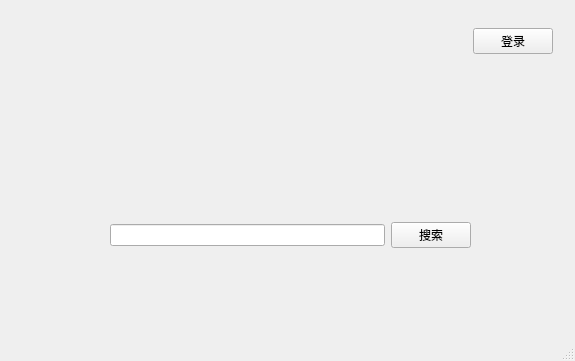
<?xml version="1.0" encoding="UTF-8"?>
<ui version="4.0">
 <class>MainWindow</class>
 <widget class="QMainWindow" name="MainWindow">
  <property name="geometry">
   <rect>
    <x>0</x>
    <y>0</y>
    <width>575</width>
    <height>361</height>
   </rect>
  </property>
  <property name="windowTitle">
   <string>MainWindow</string>
  </property>
  <widget class="QWidget" name="centralwidget">
   <widget class="QWidget" name="widget" native="true">
    <property name="geometry">
     <rect>
      <x>400</x>
      <y>20</y>
      <width>153</width>
      <height>42</height>
     </rect>
    </property>
    <layout class="QHBoxLayout" name="horizontalLayout">
     <item>
      <widget class="QLabel" name="label">
       <property name="text">
        <string/>
       </property>
      </widget>
     </item>
     <item>
      <widget class="QPushButton" name="pushButton">
       <property name="text">
        <string>登录</string>
       </property>
      </widget>
     </item>
    </layout>
   </widget>
   <widget class="QWidget" name="widget_2" native="true">
    <property name="geometry">
     <rect>
      <x>10</x>
      <y>200</y>
      <width>561</width>
      <height>71</height>
     </rect>
    </property>
    <layout class="QHBoxLayout" name="horizontalLayout_2">
     <item>
      <spacer name="horizontalSpacer">
       <property name="orientation">
        <enum>Qt::Horizontal</enum>
       </property>
       <property name="sizeType">
        <enum>QSizePolicy::Fixed</enum>
       </property>
       <property name="sizeHint" stdset="0">
        <size>
         <width>100</width>
         <height>0</height>
        </size>
       </property>
      </spacer>
     </item>
     <item>
      <widget class="QLineEdit" name="lineEdit"/>
     </item>
     <item>
      <widget class="QPushButton" name="pushButton_2">
       <property name="text">
        <string>搜索</string>
       </property>
      </widget>
     </item>
     <item>
      <spacer name="horizontalSpacer_2">
       <property name="orientation">
        <enum>Qt::Horizontal</enum>
       </property>
       <property name="sizeType">
        <enum>QSizePolicy::Fixed</enum>
       </property>
       <property name="sizeHint" stdset="0">
        <size>
         <width>100</width>
         <height>20</height>
        </size>
       </property>
      </spacer>
     </item>
    </layout>
   </widget>
   <widget class="QLabel" name="label_2">
    <property name="geometry">
     <rect>
      <x>230</x>
      <y>100</y>
      <width>101</width>
      <height>91</height>
     </rect>
    </property>
    <property name="text">
     <string/>
    </property>
   </widget>
  </widget>
  <widget class="QMenuBar" name="menubar">
   <property name="geometry">
    <rect>
     <x>0</x>
     <y>0</y>
     <width>575</width>
     <height>22</height>
    </rect>
   </property>
  </widget>
  <widget class="QStatusBar" name="statusbar"/>
 </widget>
 <resources/>
 <connections/>
</ui>
